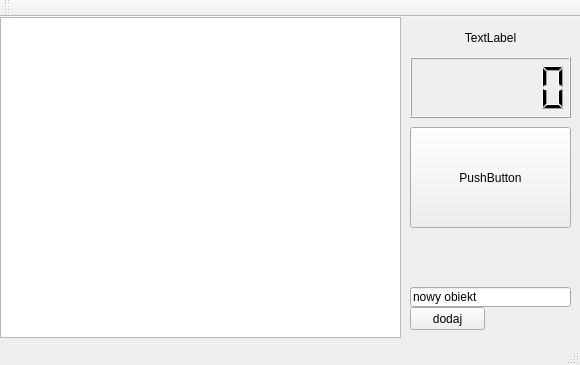
<?xml version="1.0" encoding="UTF-8"?>
<ui version="4.0">
 <class>MainWindow</class>
 <widget class="QMainWindow" name="MainWindow">
  <property name="geometry">
   <rect>
    <x>0</x>
    <y>0</y>
    <width>580</width>
    <height>365</height>
   </rect>
  </property>
  <property name="windowTitle">
   <string>MainWindow</string>
  </property>
  <widget class="QWidget" name="centralWidget">
   <widget class="QTableView" name="tableView">
    <property name="geometry">
     <rect>
      <x>0</x>
      <y>0</y>
      <width>401</width>
      <height>321</height>
     </rect>
    </property>
   </widget>
   <widget class="QPushButton" name="addButton">
    <property name="geometry">
     <rect>
      <x>410</x>
      <y>290</y>
      <width>75</width>
      <height>23</height>
     </rect>
    </property>
    <property name="text">
     <string>dodaj</string>
    </property>
   </widget>
   <widget class="QLineEdit" name="lineEdit">
    <property name="geometry">
     <rect>
      <x>410</x>
      <y>270</y>
      <width>161</width>
      <height>20</height>
     </rect>
    </property>
    <property name="text">
     <string>nowy obiekt</string>
    </property>
   </widget>
   <widget class="QPushButton" name="startstop">
    <property name="geometry">
     <rect>
      <x>410</x>
      <y>110</y>
      <width>161</width>
      <height>101</height>
     </rect>
    </property>
    <property name="text">
     <string>PushButton</string>
    </property>
   </widget>
   <widget class="QLabel" name="label">
    <property name="geometry">
     <rect>
      <x>410</x>
      <y>10</y>
      <width>161</width>
      <height>21</height>
     </rect>
    </property>
    <property name="text">
     <string>TextLabel</string>
    </property>
    <property name="alignment">
     <set>Qt::AlignCenter</set>
    </property>
    <property name="wordWrap">
     <bool>false</bool>
    </property>
   </widget>
   <widget class="QLCDNumber" name="lcdNumber">
    <property name="geometry">
     <rect>
      <x>410</x>
      <y>40</y>
      <width>161</width>
      <height>61</height>
     </rect>
    </property>
    <property name="digitCount">
     <number>6</number>
    </property>
   </widget>
  </widget>
  <widget class="QMenuBar" name="menuBar">
   <property name="geometry">
    <rect>
     <x>0</x>
     <y>0</y>
     <width>580</width>
     <height>21</height>
    </rect>
   </property>
  </widget>
  <widget class="QToolBar" name="mainToolBar">
   <attribute name="toolBarArea">
    <enum>TopToolBarArea</enum>
   </attribute>
   <attribute name="toolBarBreak">
    <bool>false</bool>
   </attribute>
  </widget>
  <widget class="QStatusBar" name="statusBar"/>
 </widget>
 <layoutdefault spacing="6" margin="11"/>
 <resources/>
 <connections/>
</ui>
